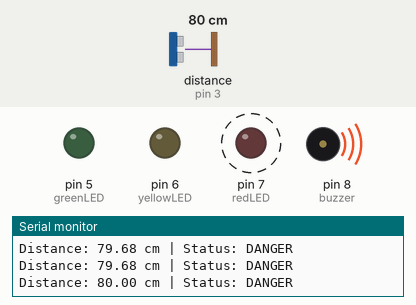
A sketch run on a simulated Arduino Uno, built with avr-gcc and run on an emulated ATmega328P. Parts: output pins drawn as LEDs (lit = HIGH), buzzer (waves = sounding), the last lines printed to the serial monitor. Wiring (inferred from the names in the program): ultrasonic range finder: trigger pin 2; echo pin 3. Dashed ring = blinking. Inputs (shaded band) come from the test bench; at power-on: distance to the obstacle (sensor on pin 3) 80 cm. The echo pulse lasts 58.3 µs per cm; pins used as bus, display or sensor lines are not drawn.

Above: at 1.3 s.
1.4 s: distance to the obstacle (sensor on pin 3) set to 97 cm
4.4 s: distance to the obstacle (sensor on pin 3) set to 103 cm
At 5.8 s:
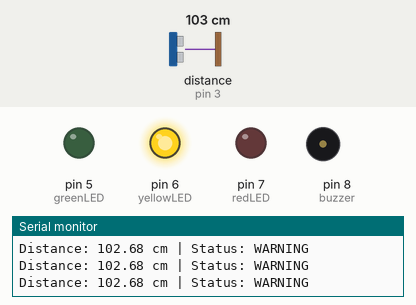
7.4 s: distance to the obstacle (sensor on pin 3) set to 195 cm
10.4 s: distance to the obstacle (sensor on pin 3) set to 206 cm
At 10.9 s:
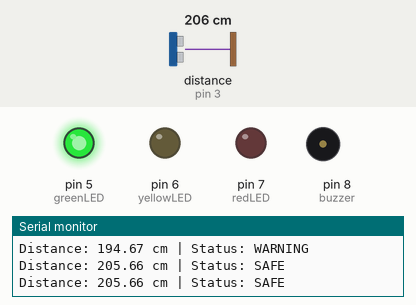
12.0 s: distance to the obstacle (sensor on pin 3) set to 2 cm
At 12.1 s:
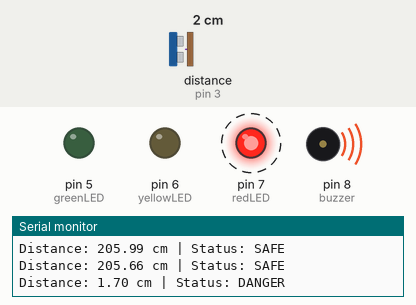
15.0 s: distance to the obstacle (sensor on pin 3) set to 120 cm
At 15.1 s:
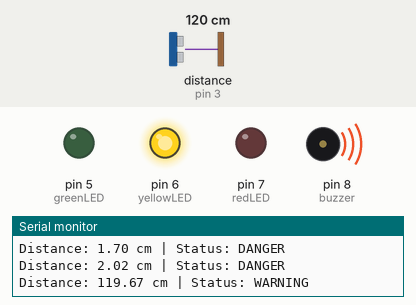
Timing chart, 0 to 19.0 s (numbered marks = the images above; inputs shaded):
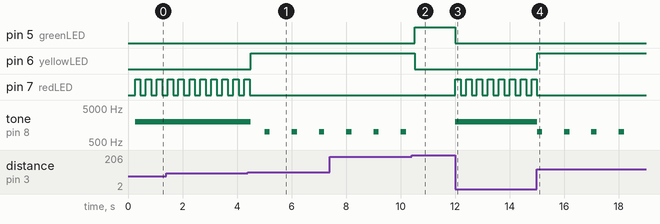

The sketch:

Smart_Flood_Monitoring_and_Alert_System.ino
```cpp
const int trigPin = 2;
const int echoPin = 3;

const int greenLED = 5;
const int yellowLED = 6;
const int redLED = 7;
const int buzzer = 8;

const float SAFE_CM = 200.0;
const float DANGER_CM = 100.0;

unsigned long lastMeasure = 0;
unsigned long lastBlink = 0;

const unsigned long MEASURE_INTERVAL = 250;
const unsigned long BLINK_INTERVAL = 200;

float distance = 0;
bool redOn = false;
bool sensorOK = false;

enum State { SAFE, WARNING, DANGER };
State currentState = SAFE;

void setup() {
  pinMode(trigPin, OUTPUT);
  pinMode(echoPin, INPUT);

  pinMode(greenLED, OUTPUT);
  pinMode(yellowLED, OUTPUT);
  pinMode(redLED, OUTPUT);
  pinMode(buzzer, OUTPUT);

  digitalWrite(trigPin, LOW);
  allOff();

  Serial.begin(9600);
}

void allOff() {
  digitalWrite(greenLED, LOW);
  digitalWrite(yellowLED, LOW);
  digitalWrite(redLED, LOW);
  noTone(buzzer);
}

void loop() {
  unsigned long now = millis();

  // Read the sensor
  if (now - lastMeasure >= MEASURE_INTERVAL) {
    lastMeasure = now;

    digitalWrite(trigPin, LOW);
    delayMicroseconds(2);
    digitalWrite(trigPin, HIGH);
    delayMicroseconds(10);
    digitalWrite(trigPin, LOW);

    unsigned long duration = pulseIn(echoPin, HIGH, 30000UL);

    if (duration == 0) {
      sensorOK = false;
      allOff();
      Serial.println("No echo detected");
      return;
    }

    sensorOK = true;
    distance = duration * 0.0343 / 2.0;

    if (distance > SAFE_CM) {
      currentState = SAFE;
    }
    else if (distance >= DANGER_CM) {
      currentState = WARNING;
    }
    else {
      currentState = DANGER;
    }

    Serial.print("Distance: ");
    Serial.print(distance);
    Serial.print(" cm | Status: ");

    if (currentState == SAFE) Serial.println("SAFE");
    else if (currentState == WARNING) Serial.println("WARNING");
    else Serial.println("DANGER");
  }

  if (!sensorOK) {
    allOff();
    return;
  }

  // SAFE: Green only
  if (currentState == SAFE) {
    digitalWrite(greenLED, HIGH);
    digitalWrite(yellowLED, LOW);
    digitalWrite(redLED, LOW);
    noTone(buzzer);
    redOn = false;
  }

  // WARNING: Yellow only, intermittent buzzer
  else if (currentState == WARNING) {
    digitalWrite(greenLED, LOW);
    digitalWrite(yellowLED, HIGH);
    digitalWrite(redLED, LOW);
    redOn = false;

    // Beep briefly every 1 second
    if (now % 1000 < 200) {
      tone(buzzer, 1000);
    } else {
      noTone(buzzer);
    }
  }

  // DANGER: Red blinks, buzzer sounds continuously
  else {
    digitalWrite(greenLED, LOW);
    digitalWrite(yellowLED, LOW);

    if (now - lastBlink >= BLINK_INTERVAL) {
      lastBlink = now;
      redOn = !redOn;
    }

    digitalWrite(redLED, redOn ? HIGH : LOW);
    tone(buzzer, 2000);
  }
}
```

Measured:
- the behaviour switches between 100 and 101 cm on distance to the obstacle (sensor on pin 3) (found by bisection; images 0 and 1)
- the behaviour switches between 200 and 201 cm on distance to the obstacle (sensor on pin 3) (found by bisection; images 1 and 2)
- after the input at 4.4 s, pin 6 (yellowLED): LOW → HIGH after 0.11 s; pin 7 (redLED): goes on until 4.5 s, then stays LOW; tone on pin 8 (buzzer): 2000 Hz → silent after 0.11 s, then repeats every 1.0 s: 1000 Hz 0.19 s, silent 0.81 s
- after the input at 10.4 s, pin 5 (greenLED): LOW → HIGH after 0.11 s; pin 6 (yellowLED): HIGH → LOW after 0.11 s; tone on pin 8 (buzzer): stays silent (without the input it goes to 1000 Hz after 0.61 s)
- after the input at 12.0 s, pin 5 (greenLED): HIGH → LOW at once; pin 7 (redLED): alternates HIGH for 0.20 s and LOW for 0.20 s, starting at once; tone on pin 8 (buzzer): silent → 2000 Hz at once
- after the input at 15.0 s, pin 6 (yellowLED): LOW → HIGH at once; pin 7 (redLED): goes on until 15.0 s, then stays LOW; tone on pin 8 (buzzer): alternates 1000 Hz for 0.20 s and silent for 0.80 s, starting at once
- by itself, pin 7 (redLED): alternates HIGH for 0.20 s and LOW for 0.20 s
